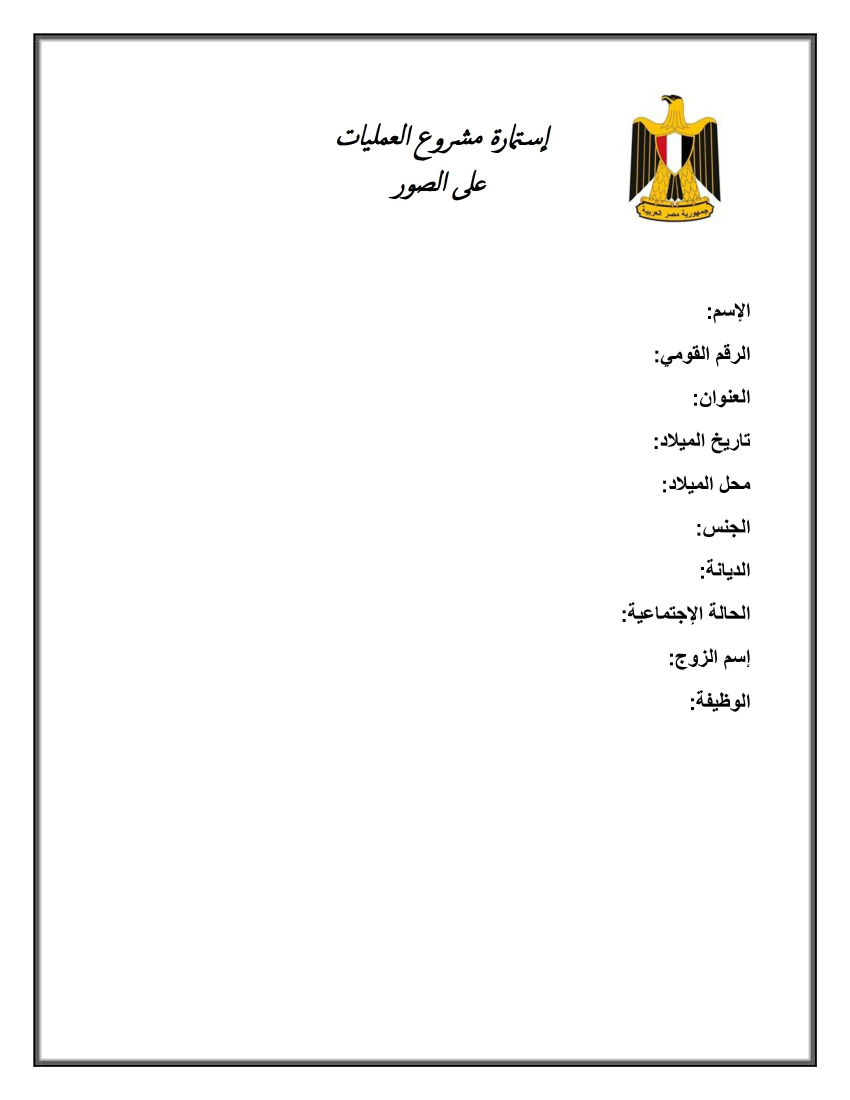
#> input picture empty_form.jpg, 2550 x 3300 px, given in place of Image.jpeg, which was not available (shown at 1/3 size)
$ python scan.py
#> lines starting #> are read from the running program, lines starting #| are printed output that depends on the picture; after the words box and inside, x2 and y2 are one past the last pixel; in counts of white or black regions, pixels touching at a corner belong together; pictures that were not available may be replaced by others from this repository, and a replacement may not be noted
### transform.py
# import the necessary packages
import numpy as np
import cv2

def order_points(pts):
	# initialzie a list of coordinates that will be ordered
	# such that the first entry in the list is the top-left,
	# the second entry is the top-right, the third is the
	# bottom-right, and the fourth is the bottom-left
	rect = np.zeros((4, 2), dtype = "float32")

	# the top-left point will have the smallest sum, whereas
	# the bottom-right point will have the largest sum
	s = pts.sum(axis = 1)
	rect[0] = pts[np.argmin(s)]
	rect[2] = pts[np.argmax(s)]

	# now, compute the difference between the points, the
	# top-right point will have the smallest difference,
	# whereas the bottom-left will have the largest difference
	diff = np.diff(pts, axis = 1)
	rect[1] = pts[np.argmin(diff)]
	rect[3] = pts[np.argmax(diff)]

	# return the ordered coordinates
	return rect

def four_point_transform(image, pts):
	# obtain a consistent order of the points and unpack them
	# individually
	rect = order_points(pts)
	(tl, tr, br, bl) = rect

	# compute the width of the new image, which will be the
	# maximum distance between bottom-right and bottom-left
	# x-coordiates or the top-right and top-left x-coordinates
	widthA = np.sqrt(((br[0] - bl[0]) ** 2) + ((br[1] - bl[1]) ** 2))
	widthB = np.sqrt(((tr[0] - tl[0]) ** 2) + ((tr[1] - tl[1]) ** 2))
	maxWidth = max(int(widthA), int(widthB))

	# compute the height of the new image, which will be the
	# maximum distance between the top-right and bottom-right
	# y-coordinates or the top-left and bottom-left y-coordinates
	heightA = np.sqrt(((tr[0] - br[0]) ** 2) + ((tr[1] - br[1]) ** 2))
	heightB = np.sqrt(((tl[0] - bl[0]) ** 2) + ((tl[1] - bl[1]) ** 2))
	maxHeight = max(int(heightA), int(heightB))

	# now that we have the dimensions of the new image, construct
	# the set of destination points to obtain a "birds eye view",
	# (i.e. top-down view) of the image, again specifying points
	# in the top-left, top-right, bottom-right, and bottom-left
	# order
	dst = np.array([
		[0, 0],
		[maxWidth - 1, 0],
		[maxWidth - 1, maxHeight - 1],
		[0, maxHeight - 1]], dtype = "float32")

	# compute the perspective transform matrix and then apply it
	M = cv2.getPerspectiveTransform(rect, dst)
	warped = cv2.warpPerspective(image, M, (maxWidth, maxHeight))

	# return the warped image
	return warped

### scan.py
# import the necessary packages
from transform import four_point_transform
from skimage.filters import threshold_local
import numpy as np
import argparse
import cv2
import imutils

# load the image and compute the ratio of the old height
# to the new height, clone it, and resize it
image = cv2.imread("Image.jpeg")
#> image is the input picture: shape (3300, 2550, 3); mean B, G, R 246.6, 247.2, 247.5
ratio = image.shape[0] / 500.0
#> ratio = 6.6
orig = image.copy()
image = imutils.resize(image, height = 500)
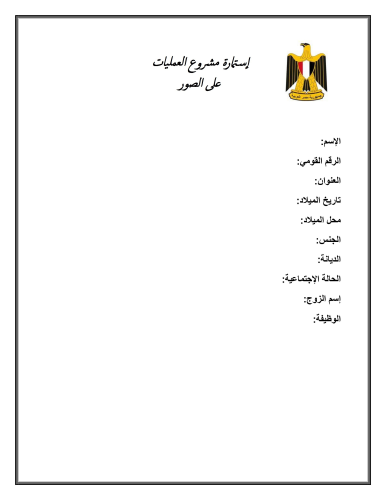
#> image: shape (500, 386, 3); mean B, G, R 246.6, 247.2, 247.5

# convert the image to grayscale, blur it, and find edges
# in the image
gray = cv2.cvtColor(image, cv2.COLOR_BGR2GRAY)
gray = cv2.GaussianBlur(gray, (5, 5), 0)
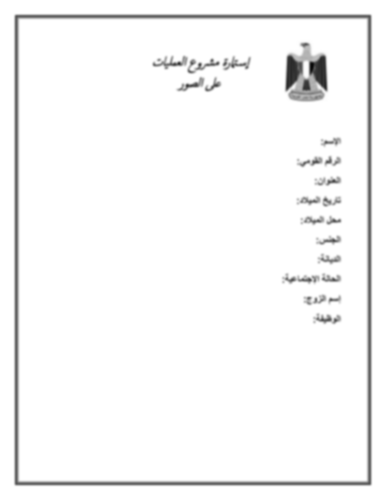
#> gray: shape (500, 386); min 9, max 255, mean 247.2
#edged = cv2.Canny(gray, 75, 200)
edged = cv2.Canny(gray, 150, 200)
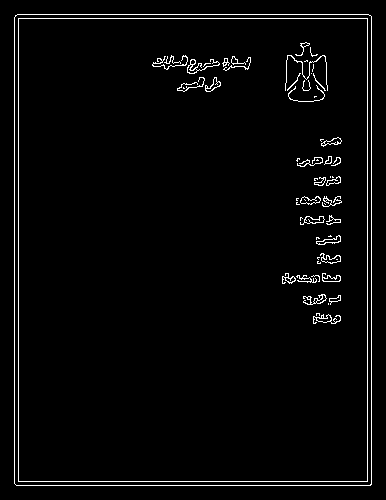
#> edged: shape (500, 386); 2.8% white in thin lines or dots, all inside (x1, y1, x2, y2) = (14, 14, 372, 486)


# find the contours in the edged image, keeping only the
# largest ones, and initialize the screen contour
cnts = cv2.findContours(edged.copy(), cv2.RETR_LIST, cv2.CHAIN_APPROX_SIMPLE)
#> cnts = 89 contours, 48 with area under 20; largest, box (x1, y1, x2, y2) and area: (14, 14, 372, 486) 168138, (14, 14, 372, 486) 168136, (18, 18, 368, 482) 161587, (18, 18, 368, 482) 161585, (300, 196, 321, 205) 98
cnts = imutils.grab_contours(cnts)
cnts = sorted(cnts, key = cv2.contourArea, reverse = True)[:5]
#> cnts = 5 contours; box (x1, y1, x2, y2) and area: (14, 14, 372, 486) 168138, (14, 14, 372, 486) 168136, (18, 18, 368, 482) 161587, (18, 18, 368, 482) 161585, (300, 196, 321, 205) 98

# loop over the contours
for c in cnts:
	# approximate the contour
	peri = cv2.arcLength(c, True)
	approx = cv2.approxPolyDP(c, 0.02 * peri, True)

	# if our approximated contour has four points, then we
	# can assume that we have found our screen
	if len(approx) == 4:
		screenCnt = approx
		break
#> this loop made 1 pass
#> (peri, screenCnt) on pass 1: (1651.9, [[15, 15], [14, 483], [370, 485], [371, 16]])


# apply the four point transform to obtain a top-down
# view of the original image
warped = four_point_transform(orig, screenCnt.reshape(4, 2) * ratio)
#> in order_points, `s = pts.sum(axis = 1)`: s = [198, 3280.2, 5643, 2554.2]
#> in order_points, `diff = np.diff(pts, axis = 1)`: diff = [0, 3095.4, 759, -2343]
#> in four_point_transform, `rect = order_points(pts)`: rect = [[99, 99], [2448.6, 105.6], [2442, 3201], [92.4, 3187.8]]
#> in four_point_transform, `(tl, tr, br, bl) = rect`: tl = [99, 99]; tr = [2448.6, 105.6]; br = [2442, 3201]; bl = [92.4, 3187.8]
#> in four_point_transform, `widthA = np.sqrt(((br[0] - bl[0]) ** 2) + ((br[1] - bl[1]) ** 2))`: widthA = 2349.6
#> in four_point_transform, `maxWidth = max(int(widthA), int(widthB))`: maxWidth = 2349
#> in four_point_transform, `heightA = np.sqrt(((tr[0] - br[0]) ** 2) + ((tr[1] - br[1]) ** 2))`: heightA = 3095.4
#> in four_point_transform, `heightB = np.sqrt(((tl[0] - bl[0]) ** 2) + ((tl[1] - bl[1]) ** 2))`: heightB = 3088.8
#> in four_point_transform, `maxHeight = max(int(heightA), int(heightB))`: maxHeight = 3095
#> in four_point_transform, `dst = np.array([ [0, 0], [maxWidth - 1, 0], [maxWidth - 1, maxHeight -..`: dst = [[0, 0], [2348, 0], [2348, 3094], [0, 3094]]
#> in four_point_transform, `M = cv2.getPerspectiveTransform(rect, dst)`: M = [[1, 0.00214, -99.36], [-0.00281, 1, -98.9], [9.09e-07, 3.87e-09, 1]]
#> in four_point_transform, `warped = cv2.warpPerspective(image, M, (maxWidth, maxHeight))`:
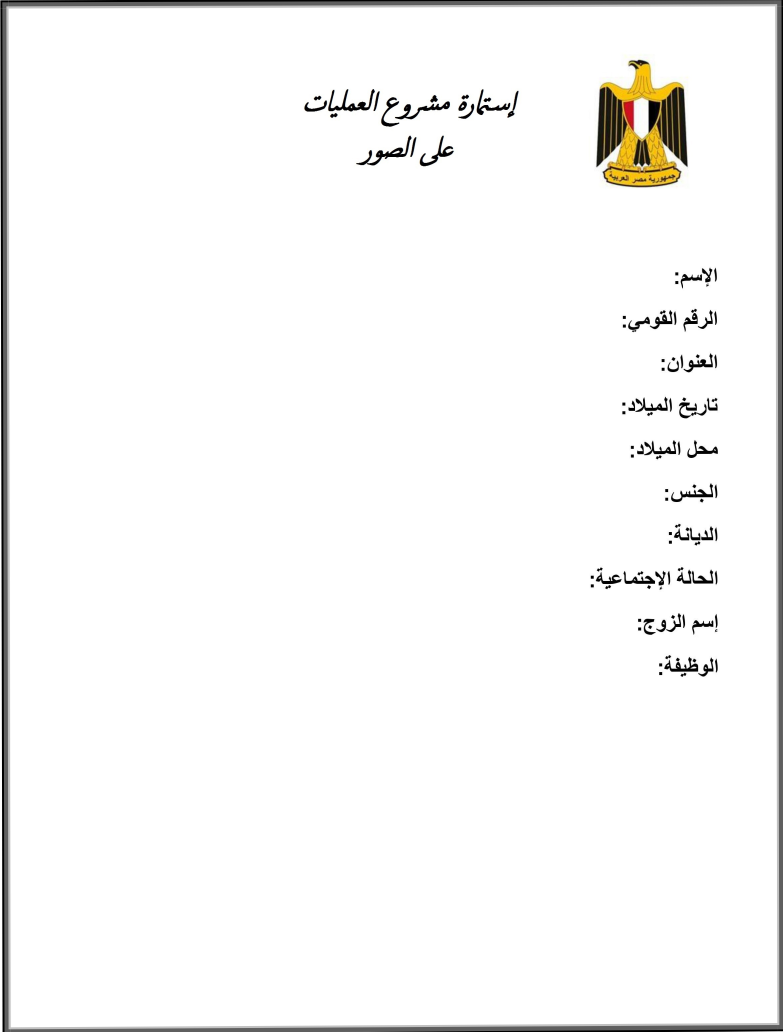
#> warped: shape (3095, 2349, 3) (shown at 1/3 size); mean B, G, R 246.3, 247, 247.3

# convert the warped image to grayscale, then threshold it
# to give it that 'black and white' paper effect
#warped = cv2.cvtColor(warped, cv2.COLOR_BGR2GRAY)
#T = threshold_local(warped, 11, offset = 10, method = "gaussian")
#warped = (warped > T).astype("uint8") * 255

# show the original and scanned images
cv2.imshow("Scanned", imutils.resize(warped, height = 650))
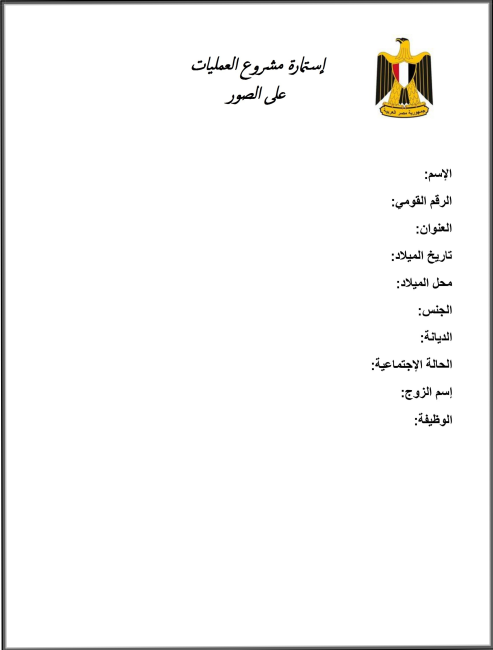
#> window 'Scanned': shape (650, 493, 3); mean B, G, R 246.3, 247, 247.3
newimg = cv2.resize(warped,(1000,630))
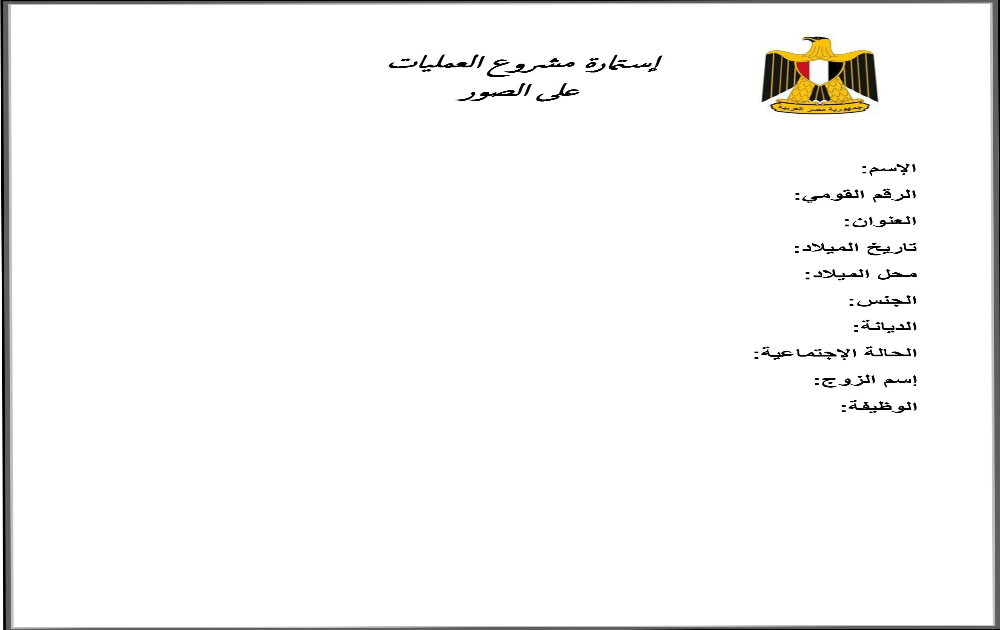
#> newimg: shape (630, 1000, 3); mean B, G, R 246.2, 247, 247.3
cv2.imwrite("ScannedImage.jpg",newimg)
cv2.waitKey(0)
